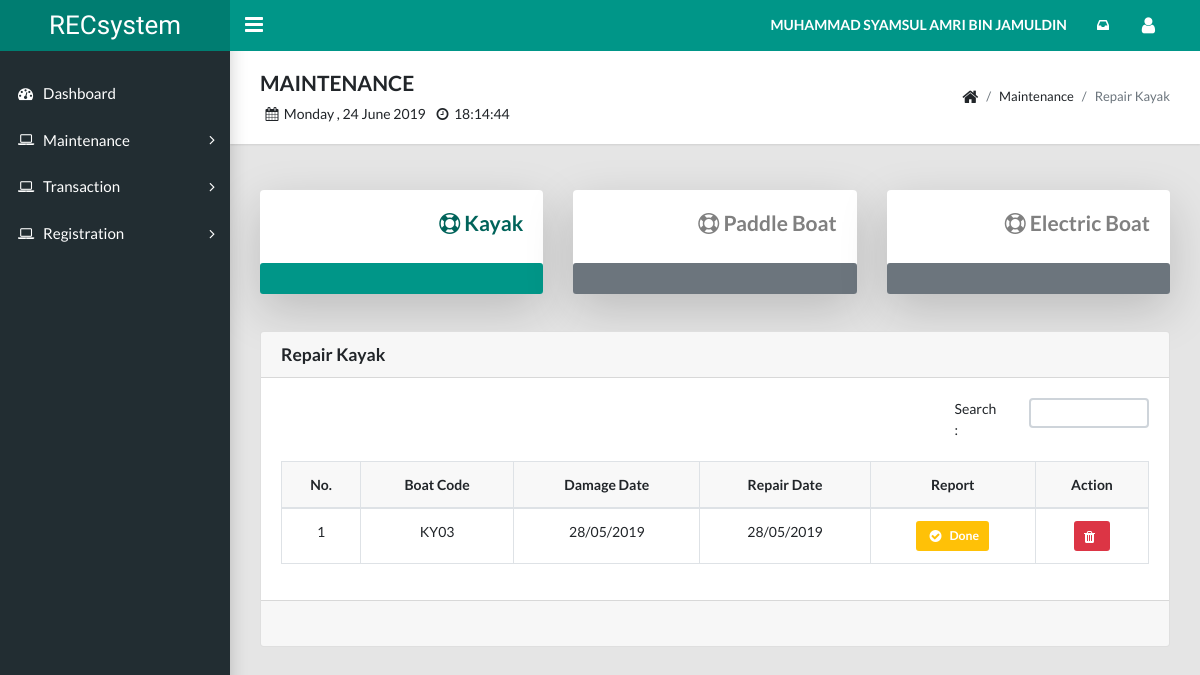
Screenshot of /staff/maintenance_kayak_repair_list.php (signed in) with the database file from the repository.
### tables this page shows
CREATE TABLE `user_staff` (
  `staff_id` int(11) NOT NULL,
  `staff_full` varchar(255) NOT NULL,
  `staff_email` varchar(255) NOT NULL,
  `staff_password` varchar(255) NOT NULL,
  `staff_phone` varchar(255) NOT NULL,
  `staff_address` varchar(255) NOT NULL,
  `staff_register` datetime NOT NULL,
  `staff_status` int(11) NOT NULL,
  `manager_id` int(11) NOT NULL
);

CREATE TABLE `damage_kayak` (
  `dam_kyk_id` int(11) NOT NULL,
  `dam_kyk_blade` int(11) NOT NULL,
  `dam_status_blade` int(11) NOT NULL,
  `done_date_blade` datetime NOT NULL,
  `done_price_blade` double NOT NULL,
  `dam_kyk_seat` int(11) NOT NULL,
  `dam_status_seat` int(11) NOT NULL,
  `done_date_seat` datetime NOT NULL,
  `done_price_seat` double NOT NULL,
  `dam_kyk_hatch` int(11) NOT NULL,
  `dam_status_hatch` int(11) NOT NULL,
  `done_date_hatch` datetime NOT NULL,
  `done_price_hatch` double NOT NULL,
  `dam_kyk_crack` int(11) NOT NULL,
  `dam_status_crack` int(11) NOT NULL,
  `done_date_crack` datetime NOT NULL,
  `done_price_crack` double NOT NULL,
  `dam_kyk_leak` int(11) NOT NULL,
  `dam_status_leak` int(11) NOT NULL,
  `done_date_leak` datetime NOT NULL,
  `done_price_leak` double NOT NULL,
  `dam_kyk_date` datetime NOT NULL,
  `rep_kyk_status` int(11) NOT NULL,
  `rep_kyk_date` datetime NOT NULL,
  `done_kyk_price` double NOT NULL,
  `done_kyk_date` datetime NOT NULL,
  `done_kyk_status` int(11) NOT NULL,
  `new_id` int(11) NOT NULL
);

CREATE TABLE `facility_new` (
  `new_id` int(11) NOT NULL,
  `new_code` varchar(255) NOT NULL,
  `new_model` varchar(255) NOT NULL,
  `new_color` varchar(255) NOT NULL,
  `new_receive` datetime NOT NULL,
  `new_price` double NOT NULL,
  `new_damage` int(11) NOT NULL,
  `fac_id` int(11) NOT NULL
);

### staff/maintenance_kayak_repair_edit.php (called while the page is built, shortened)
<?php
  include "dbconnection.php";
  $stmt2 = $conn->prepare("SELECT  damage.dam_kyk_id as dam_id, damage.dam_kyk_date as dam_date, damage.rep_kyk_date as rep_date, facility.new_id as new_id, facility.new_code as new_code
                           FROM `damage_kayak` AS damage
                           JOIN `facility_new` AS facility ON damage.new_id=facility.new_id
                           AND dam_kyk_id=?");
  $stmt2->bind_param("s", $dam_id);
  $stmt2->execute();
  $result2 = $stmt2->get_result();
  $erow = $result2->fetch_assoc();
  $damId = $erow['dam_id'];
  ?>
            <?php
                $stmt3 = $conn->prepare("SELECT  damage.dam_kyk_id as dam_id, damage.dam_status_blade as dam_blade,  damage.dam_status_seat as dam_seat, damage.dam_status_hatch as dam_hatch, damage.dam_status_crack as dam_crack, damage.dam_status_leak as dam_leak, facility.new_id as new_id, facility.new_code as new_code
                                         FROM `damage_kayak` AS damage
                                         JOIN `facility_new` AS facility ON damage.new_id=facility.new_id
                                         AND  damage.dam_kyk_id=? ");
                $stmt3->bind_param("s", $damId);
                $stmt3->execute();
                $result3 = $stmt3->get_result();
                while($trow = $result3->fetch_assoc())
                {
                  $dam_id = $trow['dam_id'];
                  ?>
                  <?php
                } ?>

### staff/maintenance_kayak_repair_list.php (the view, shortened to what this page needs)
<?php include "header.php"; ?>
<?php include "navbar.php"; ?>
<?php include "sidebar.php"; ?>
<?php include "dbconnection.php"; ?>
<body class="app sidebar-mini rtl">
  <main class="app-content">
    <div class="app-title">
      <div>
        <h4>MAINTENANCE</h4><span id="date_time"></span></small>
      </div>
      <?php include "chatting_seen_notification.php"; ?>
      <ul class="app-breadcrumb breadcrumb side">
        <li class="breadcrumb-item"><i class="fa fa-home fa-lg"></i></li>
        <li class="breadcrumb-item">Maintenance</li>
        <li class="breadcrumb-item active">Repair Kayak</li>
      </ul>
    </div>
    <?php include "maintenance_kayak_bar.php"; ?>
    <div class="row">
      <div class="col-md-12">
        <div class="bs-component">
          <div class="card">
            <h5 class="card-header">Repair Kayak</h5>
            <div class="card-body">
              <div class="row">
                <div class="col-lg-9">
                </div>
                <div class="col-lg-1">
                  Search:
                </div>
                <div class="col-lg-2">
                  <input type="search" class="form-control form-control-sm" name="filter" value="" id="filter">
                </div>
              </div><br />
              <table class="table table-hover table-bordered">
                <thead bgcolor=#f8f8f8>
                  <tr align="center">
                    <th>No.</th>
                    <th>Boat Code</th>
                    <th>Damage Date</th>
                    <th>Repair Date</th>
                    <th>Report</th>
                    <th>Action</th>
                  </tr>
                </thead>
                <tbody>
                  <?php
                  $repStatus = 1;
                  $doneStatus = 0;
                  $v = 0;
                  $stmt = $conn->prepare("SELECT  damage.dam_kyk_id as dam_id, damage.dam_kyk_date as dam_date, damage.rep_kyk_status as rep_status, damage.rep_kyk_date as rep_date,
                    facility.new_id as new_id, facility.new_code as new_code
                    FROM `damage_kayak` AS damage
                    JOIN `facility_new` AS facility ON damage.new_id=facility.new_id
                    AND  damage.rep_kyk_status=? AND damage.done_kyk_status=? ORDER BY damage.rep_kyk_date ASC");
                    $stmt->bind_param("ss", $repStatus, $doneStatus);
                    $stmt->execute();
                    $result = $stmt->get_result();
                    while($row = $result->fetch_assoc())
                    {
                      $new_code = $row['new_code'];
                      $dam_id = $row['dam_id'];
                      $dam_date = date_format(date_create($row['dam_date']), 'd/m/Y');
                      $rep_date = date_format(date_create($row['rep_date']), 'd/m/Y');
                      $rep_status = $row['rep_status'];
                      $v++;
                      ?>
                      <tr align="center">
                        <td><?php echo $v; ?></td>
                        <td><?php echo $new_code; ?></td>
                        <td><?php echo $dam_date ?></td>
                        <td><?php echo $rep_date ?></td>
                        <td>
                          <?php include('maintenance_kayak_repair_edit.php'); ?>
                          <a href="#edit<?php echo $dam_id; ?>" data-toggle="modal" class="btn btn-warning btn-sm"  style="color:#ffffff;"><i class="fa fa-fw fa-lg fa-check-circle"></i>Done</a>
                        </td>
                        <td>
                          <form action='maintenance_kayak_status.php' method='post' >
                            <?php
                            if($rep_status==1){
                              echo "<a onclick='return confirm(\"Are You Sure?\");'><button class='btn btn-danger btn-sm' name='cancel'><i class='fa fa-trash'></i></button></a>";
                            }
                            else{
                              echo "<a onclick='return confirm(\"Are You Sure?\");'><button class='btn btn-warning btn-sm' style='color:#ffffff;' name='repair'><i class='fa fa-fw fa-lg fa-check-circle'></i>Repair</button></a>";
                            }
                            ?>
                          </form>
                        </td>
                      </tr>
                    <?php } ?>
                  </tbody>
                </table>
              </div>
              <div class="card-footer">
              </div>
            </div>
          </div>
        </div>
      </div>
    </main>
  </body>
  </html>

### staff/identification.php (shortened to what this page needs)
<?php
function staff(){
include "dbconnection.php";
  	$id = $_SESSION['staff_id'];
    $stmt = $conn->prepare("SELECT * FROM `user_staff` WHERE staff_id=?");
    $stmt->bind_param("s", $id);
    $stmt->execute();
    $result = $stmt->get_result();
    $row = $result->fetch_assoc();
      $staff_full = $row ['staff_full'];
      echo strtoupper($staff_full);
}
 ?>

### rows the page displays
user_staff: staff_full "MUHAMMAD SYAMSUL AMRI BIN JAMULDIN"
damage_kayak: new.new_code "KY03", dam_kyk_date "28/05/2019", rep_kyk_date "28/05/2019", rep_kyk_status 1 (drawn)
